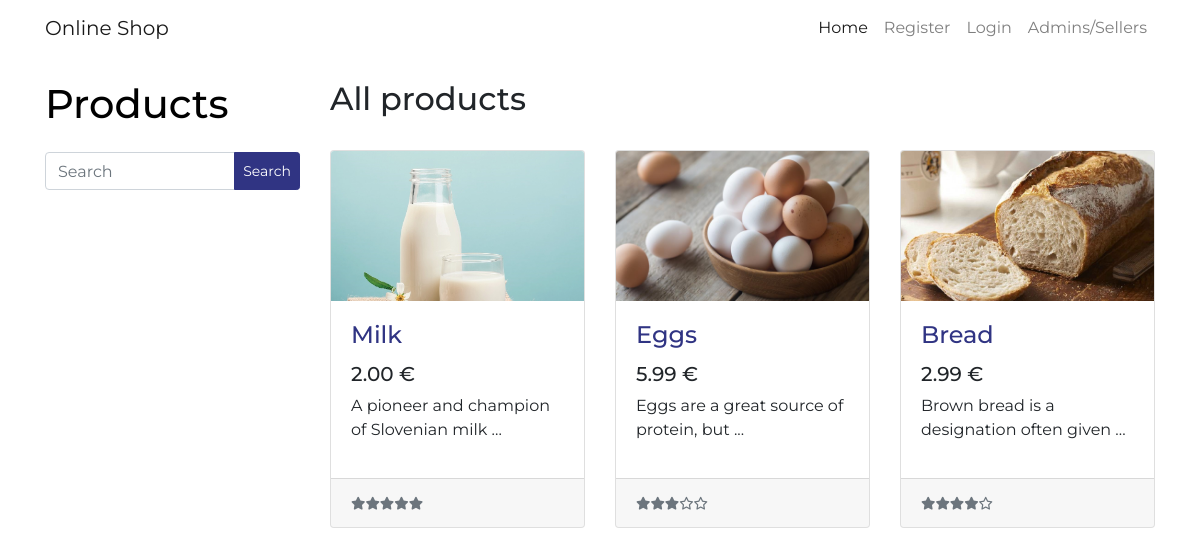
Page /products on the committed database.
### tables this page shows
CREATE TABLE `product` (
  `id` int(11) NOT NULL AUTO_INCREMENT,
  `title` varchar(255) NOT NULL,
  `description` text NOT NULL,
  `price` float NOT NULL,
  `activated` boolean NOT NULL,
  PRIMARY KEY (`id`)
);

CREATE TABLE images (
    id int (30) NOT NULL AUTO_INCREMENT,
    img varchar(255) NOT NULL,
    id_product int(11) NOT NULL,
    PRIMARY KEY (id),
    CONSTRAINT `FK_image_product` FOREIGN KEY(`id_product`) REFERENCES `product`(`id`)
      ON DELETE CASCADE
      ON UPDATE NO ACTION
);

### ViewHelper.php (called while the page is built, shortened)
<?php
class ViewHelper {
    public static function render($file, $variables = array()) {
        extract($variables);
        include($file);
        return ob_get_clean();
    }
}

### app_server/model/DB.php (called while the page is built, shortened)
<?php
class DBInit {
    private static $host = "localhost";
    private static $user = "root";
    private static $password = "ep";
    private static $schema = "productstore";
    private static $instance = null;
    public static function getInstance() {
        if (!self::$instance) {
            $config = "mysql:host=" . self::$host
                    . ";dbname=" . self::$schema;
            $options = array(
                PDO::ATTR_ERRMODE => PDO::ERRMODE_EXCEPTION,
                PDO::ATTR_DEFAULT_FETCH_MODE => PDO::FETCH_ASSOC,
                PDO::ATTR_PERSISTENT => true,
                PDO::MYSQL_ATTR_INIT_COMMAND => 'SET NAMES utf8'
            );
            self::$instance = new PDO($config, self::$user, self::$password, $options);
        }
        return self::$instance;
    }
}

### app_server/model/AbstractDB.php (called while the page is built, shortened)
<?php
require_once 'app_server/model/DB.php';
abstract class AbstractDB {
    protected static $dbh = null;
    public static function getConnection() {
        if (is_null(self::$dbh)) {
            self::$dbh = DBInit::getInstance();
        }
        return self::$dbh;
    }
    public static function query($sql, array $params = []) {
        $stmt = self::getConnection()->prepare($sql);
        $params_filtered = self::filterParams($sql, $params);
        $stmt->execute($params_filtered);
        return $stmt->fetchAll();
    }
    protected static function filterParams($sql, array $params) {
        $params_altered = self::alterKeys($params);
        $sql_split = preg_split("/[\(\) ,]/", $sql);
        $sql_params = array_values(preg_grep('/^:/', $sql_split));
        $result = array();
        foreach ($sql_params as $key => $value) {
            if (isset($params_altered[$value])) {
                $result[$value] = $params_altered[$value];
            }
        }
        return $result;
    }
    protected static function alterKeys(array $params) {
        $result = array();
        foreach ($params as $key => $value) {
            $result[':' . $key] = $value;
        }
        return $result;
    }
}

### app_server/model/ProductDB.php (called while the page is built, shortened)
<?php
require_once 'app_server/model/AbstractDB.php';
class ProductDB extends AbstractDB {
    public static function getAll() {
        return parent::query("SELECT id, title, price, activated, description"
                        . " FROM product"
                        . " ORDER BY id ASC");
    }
}

### app_server/model/ProductRateDB.php (called while the page is built, shortened)
<?php
require_once('app_server/model/AbstractDB.php');
class ProductRateDB extends AbstractDB {
   public static function get(array $id_product) {
      $all_ratings = parent::query("SELECT id_product, num_ratings, rating"
                       . " FROM rate"
                       . " WHERE id_product = :id_product", $id_product);
      return $all_ratings;
   }
}

### app_server/controllers/ProductRateController.php (called while the page is built, shortened)
<?php
    require_once("app_server/model/ProductRateDB.php");
    require_once("ViewHelper.php");
    class ProductRateController {
        public static function getProductRateById($id) {
            return ProductRateDB::get(["id_product" => $id]);
        }
    }
?>

### app_server/views/product-list.php (the view, shortened to what this page needs)
<?php
$search = "";
?>
<!DOCTYPE html>
<html>
    <head>
        <link rel="stylesheet" href="https://use.fontawesome.com/releases/v5.6.3/css/all.css">
        <link rel ="stylesheet" type="text/css" href="<?= CSS_URL . "shop-homepage.css" ?>">
        <link rel ="stylesheet" type="text/css" href="<?= CSS_URL . "bootstrap4-retro.min.css" ?>">
    <head>
    <body>
        <nav class="navbar navbar-expand-sm navbar-light fixed-top" style="background-color: #ffffff;">
          <div class="container">
            <a class="navbar-brand" href="<?= BASE_URL . "products" ?>">Online Shop</a>
            <div class="collapse navbar-collapse" id="navbarResponsive">
             <ul class="navbar-nav ml-auto">
                <li class="nav-item active">
                  <a class="nav-link" href="<?= BASE_URL . "products" ?>">Home
                  </a>
                </li>
                <?php if(!isset($_SESSION["loggedin"])) { ?>
                    <li class="nav-item">
                      <a class="nav-link" href="<?= BASE_URL . "registration" ?>">Register</a>
                    </li>
                    <li class="nav-item">
                      <a class="nav-link" href="<?= BASE_URL . "login" ?>">Login</a>
                    </li>
                    <li class="nav-item">
                      <a class="nav-link" href="<?= BASE_URL . "certificate" ?>">Admins/Sellers</a>
                    </li>
                <?php } ?>
             </ul>
            </div>
          </div>
        </nav>
        <div class="container">
          <div class="row">
            <div class="col-lg-3">
              <a href="<?= BASE_URL . "products/" ?>" style="color: black;">
                 <h1 class="my-4">Products</h1>
              </a>
              <form class="mb-3" action="<?php echo htmlspecialchars($_SERVER["PHP_SELF"]); ?>" method="post">
                <div class="input-group">
                  <input type="text" name="search" class="form-control" placeholder="Search">
                  <div class="input-group-append">
                    <button type="submit" class="btn btn-sm btn-primary">Search</button>
                  </div>
                </div>
              </form>
              <br>
            </div>
            <div class="col-lg-9">
               <br>
               <h2>All products</h2>
               <br>
              <div class="row">
                <?php foreach ($products as $product):
                   $sim = similar_text($product["title"], $search, $perc);
                   if (empty($search) || $perc > 50) { ?>
                      <div class="col-lg-4 col-md-6 mb-4">
                        <div class="card h-100">
                          <a href="<?= BASE_URL . "products/" . $product["id"] ?>">
                             <?php
                             $con = mysqli_connect(DB_SERVER,DB_USERNAME,DB_PASSWORD,DB_NAME) or die('Unable to Connect');
                             $id_product = $product["id"];
                             $sql =mysqli_query($con, "SELECT * FROM images where id_product = $id_product;");
                             while($row=mysqli_fetch_array($sql)) {
                                 $img = $row['img'];
                                 $path = BASE_URL . $img;
                                 break;
                             }
                             ?>
                             <?php if (!empty($path)) { ?>
                                <img class="item-img card-img-top" src="<?= $path ?>" alt="">
                             <?php } else { ?>
                                <img class="item-img card-img-top" src="https://www.tellerreport.com/images/no-image.png" alt="">
                             <?php } ?>
                          </a>
                          <div class="card-body">
                            <h4 class="card-title">
                              <a href="<?= BASE_URL . "products/" . $product["id"] ?>">
                                 <?=
                                 (strlen($product["title"]) < 15) ?
                                         $product["title"] :
                                         substr($product["title"], 0, 15) . " ..."
                                 ?>
                              </a>
                            </h4>
                            <h5><?= number_format($product["price"], 2) ?> €</h5>
                            <p class="card-text">
                               <?=
                               (strlen($product["description"]) < 40) ?
                                       $product["description"] :
                                       substr($product["description"], 0, 40) . " ..."
                               ?>
                            </p>
                          </div>
                          <div class="card-footer">
                            <?php  $product_rate_data = ProductRateController::getProductRateById($product["id"]); ?>
                            <small class="text-muted">
                               <?php if ($product_rate_data['0']['rating'] != 0)  { ?>
                               <?php
                                	$starNumber = (isset($product_rate_data['0']['rating'])) ? $product_rate_data['0']['rating'] : 0;
                                	for( $x = 0; $x < 5; $x++ )
                                    {
                                        if( floor($starNumber)-$x >= 1 )
                                        { echo '<i class="fa fa-star"></i>'; }
                                        elseif( $starNumber-$x > 0 )
                                        { echo '<i class="fa fa-star-half-alt"></i>'; }
                                        else
                                        { echo '<i class="fa fa-star-o"></i>'; }
                                    }
                                ?>
                             <?php } else { ?>
                                No ratings yet.
                             <?php } ?>
                            </small>
                          </div>
                        </div>
                      </div>
                   <?php } endforeach; ?>
              </div>
            </div>
          </div>
        </div>
        <br>
    </body>
</html>

### index.php (shortened to what this page needs)
<?php
    require_once("app_server/controllers/ProductRateController.php");
    $path = isset($_SERVER["PATH_INFO"]) ? trim($_SERVER["PATH_INFO"], "/") : "";
    $urls = [
        "/^products$/" => function ($method) {
            ProductsController::index();
        },
        "/^products\/(\d+)$/" => function ($method, $id) {
            ProductsController::get($id);
        },
        "/^products\/(\d+)\/images$/" => function ($method, $id) {
            ImagesController::index($id);
        },
        "/^products\/add$/" => function ($method) {
            if ($method == "POST") {
                ProductsController::add();
            } else {
                ProductsController::addForm();
            }
        },
        "/^products\/edit\/(\d+)$/" => function ($method, $id) {
            if ($method == "POST") {
                ProductsController::edit($id);
            } else {
                ProductsController::editForm($id);
            }
        },
        "/^products\/delete\/(\d+)$/" => function ($method, $id) {
            if ($method == "POST") {
                ProductsController::delete($id);
            }
        },
        "/^$/" => function () {
            ViewHelper::redirect(BASE_URL . "products");
        },
        "/^logout$/" => function ($method) {
            LogoutController::logout();
        },
        "/^login$/" => function ($method) {
            LoginController::index();
        },
        "/^registration$/" => function ($method) {
            RegistrationController::indexReg();
        },
        "/^certificate$/" => function ($method) {
            LoginController::certificateAuth();
        },
        "/^profile\/(\d+)$/" => function ($method, $id) {
            if ($method == "POST") {
                UsersController::editProfile($id);
            } else {
                UsersController::editProfileForm($id);
            }
        },
        "/^users$/" => function ($method) {
            UsersController::index();
        },
        "/^users\/(\d+)$/" => function ($method, $id) {
            UsersController::get($id);
        },
        "/^users\/add$/" => function ($method) {
            if ($method == "POST") {
                UsersController::add();
            } else {
                UsersController::addForm();
            }
        },
        "/^users\/edit\/(\d+)$/" => function ($method, $id) {
            if ($method == "POST") {
                UsersController::edit($id);
            } else {
                UsersController::editForm($id);
            }
        },
        "/^users\/delete\/(\d+)$/" => function ($method, $id) {
            if ($method == "POST") {
                UsersController::delete($id);
            }
        },
        "/^orders\/edit\/(\d+)$/" => function ($method, $id) {
            if ($method == "POST") {
                OrdersController::edit($id);
            }
        },
        "/^orders\/delete\/(\d+)$/" => function ($method, $id) {
            OrdersController::delete($id);
        },
        "/^orders\/submit$/" => function ($method) {
            OrdersController::orderSubmit();
        },
        "/^orders\/confirmation$/" => function ($method) {
            OrdersController::orderConfirmation();
        },
        "/^orders$/" => function ($method) {
            OrdersController::index();
        },
        "/^orders\/(\d+)$/" => function ($method, $id) {
            OrdersController::get($id);
        },
        "/^api\/products\/(\d+)$/" => function ($method, $id) {
            switch ($method) {
                case "DELETE":
                    ProductsControllerREST::delete($id);
                    break;
                case "PUT":
                    ProductsControllerREST::edit($id);
                    break;
                default:
                    ProductsControllerREST::get($id);
                    break;
            }
        },
        "/^api\/products$/" => function ($method) {
            switch ($method) {
                case "POST":
                    ProductsControllerREST::add();
                    break;
                default:
                    ProductsControllerREST::index();
                    break;
            }
        },
        "/^api\/users\/(\d+)$/" => function ($method, $id) {
            switch ($method) {
               case "PUT":
                   UsersControllerREST::edit($id);
                   break;
               case "DELETE":
                   UsersControllerREST::delete($id);
                   break;
               default:
                   UsersControllerREST::getUserDetails($id);
                   break;
            }
        },
        "/^api\/users$/" => function ($method) {
            switch ($method) {
               case "POST":
                   UsersControllerREST::add();
                   break;
               default:
                   UsersControllerREST::index();
                   break;
            }
        },
        "/^api\/login$/" => function ($method) {
            switch ($method) {
                case "POST":
                    AndroidREST::login();
                    break;
                default:
                    AndroidREST::login();
                    break;
            }
        },
        "/^api\/orders\/(\d+)$/" => function ($method, $id) {
            switch ($method) {
                default:
                   OrdersREST::getUserOrders($id);
                   break;
            }
        },
        "/^api\/orders\/products\/(\d+)$/" => function ($method, $id) {
            switch ($method) {
                default:
                   OrdersREST::getOrderProducts($id);
                   break;
            }
        },
    ];
    foreach ($urls as $pattern => $controller) {
        if (preg_match($pattern, $path, $params)) {
            try {
                $params[0] = $_SERVER["REQUEST_METHOD"];
                $controller(...$params);
            } catch (InvalidArgumentException $e) {
                ViewHelper::error404();
            } catch (Exception $e) {
                ViewHelper::displayError($e, true);
            }
            exit();
        }
    }
?>

### rows in the picture
product: images.img (picture), title "Milk", price "2.00", description "A pioneer and champion of Slovenian milk"
product: images.img (picture), title "Eggs", price "5.99", description "Eggs are a great source of protein, but"
product: images.img (picture), title "Bread", price "2.99", description "Brown bread is a designation often given"
